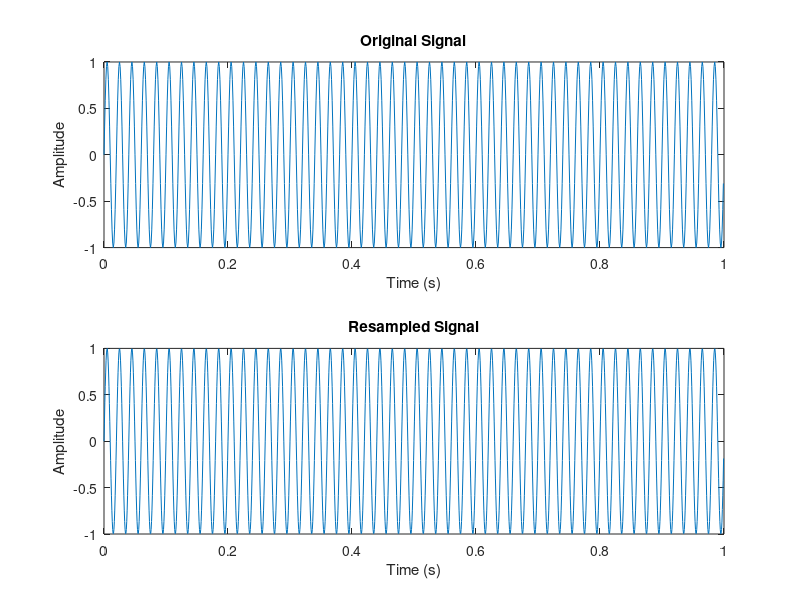

This chart was generated by the following MATLAB code:
fs = 1000;                    % Original sampling frequency
t = 0:1/fs:1-1/fs;            % Time vector
x = sin(2*pi*50*t);           % Example signal (50 Hz sine wave)
P = 3;                        % Upsampling factor
Q = 2;                        % Downsampling factor
y = resample(x, P, Q);        % Resample signal

% Plot the original and resampled signals
subplot(2,1,1);
plot(t, x);
title('Original Signal');
xlabel('Time (s)');
ylabel('Amplitude');

subplot(2,1,2);
t_resampled = (0:length(y)-1) * (Q/fs/P);
plot(t_resampled, y);
title('Resampled Signal');
xlabel('Time (s)');
ylabel('Amplitude');
